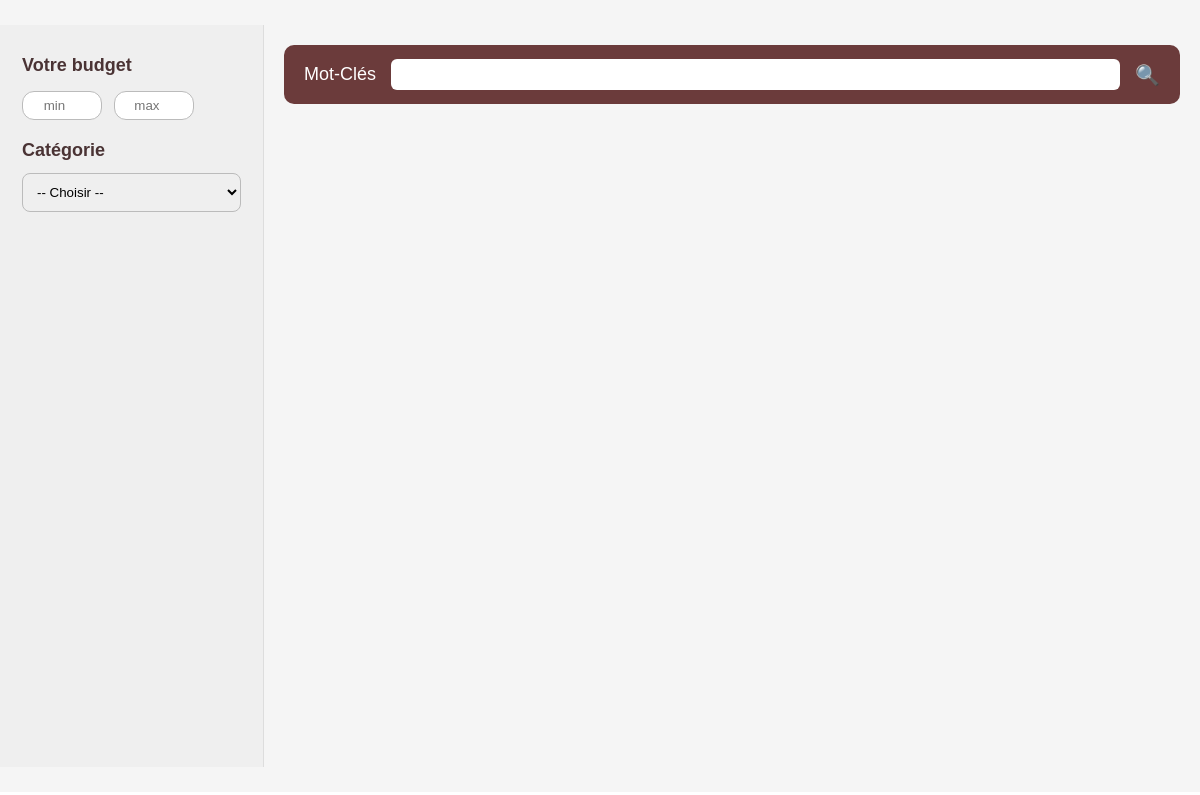
The app's page /site/controleurs/gestionEvent.php, older data.
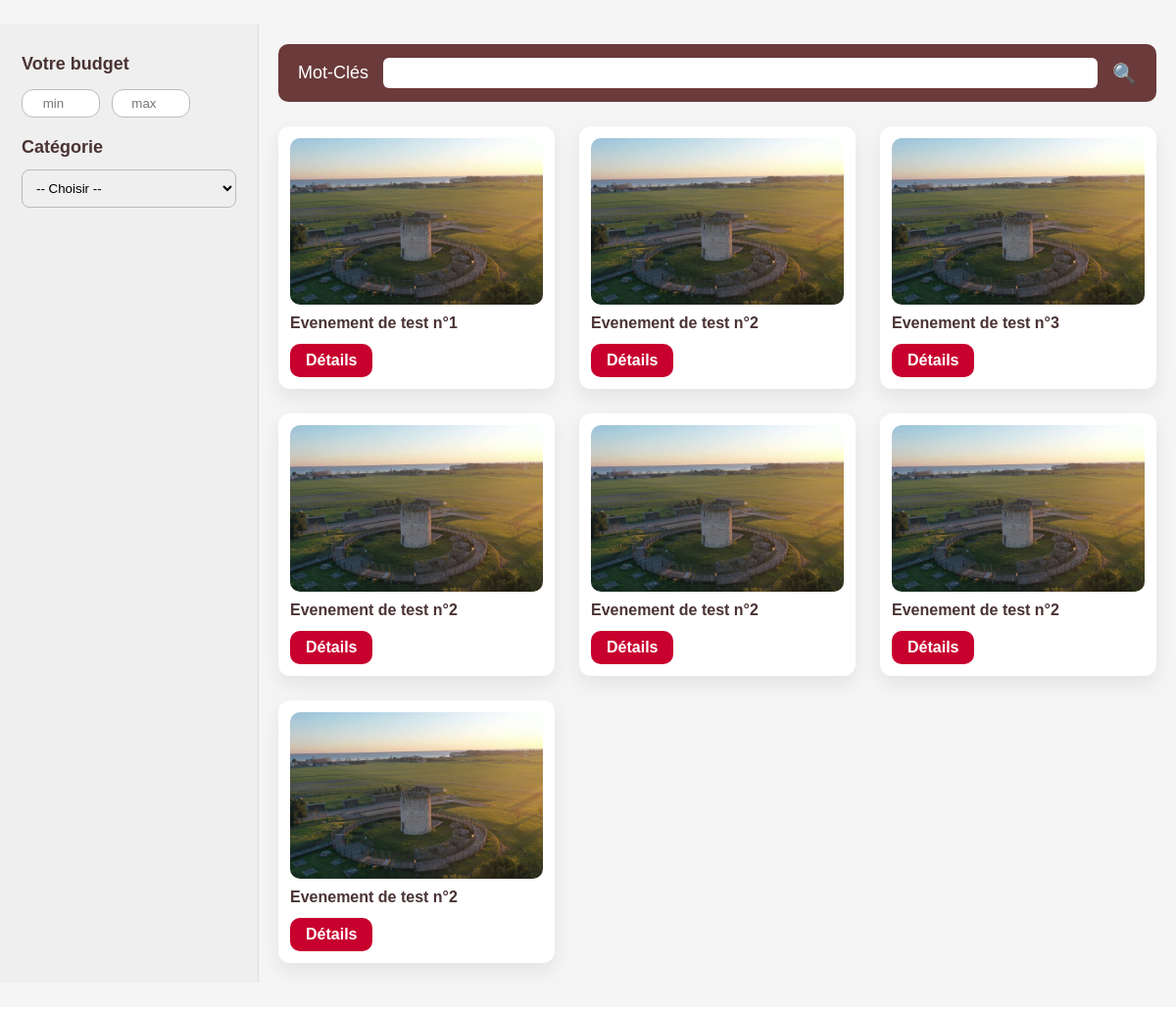
The same page, newer data.
### tables this page shows
CREATE TABLE Evenement (
  idEvent INT NOT NULL AUTO_INCREMENT,
  libelleEvent VARCHAR(100) NOT NULL,
  descriptionEvent VARCHAR(500) NOT NULL,
  CONSTRAINT Evenement_PK PRIMARY KEY (idEvent)
);

### site/modeles/BaseEvenementDAO.php (called while the page is built, shortened)
<?php
include_once 'BaseDAO.php';
include_once 'Evenement.php';
class BaseEvenementDAO extends BaseDAO
{
    public function getLesEvenements(): array
    {
        try {
            $sql = "SELECT idEvent, libelleEvent, descriptionEvent FROM Evenement;";
            $stmt = $this->prepare($sql);
            $stmt->execute();
            $rows = $stmt->fetchAll(PDO::FETCH_ASSOC);
            $liste = [];
            foreach ($rows as $ligne) {
                $liste[] = new Evenement(
                    (int)$ligne['idEvent'],
                    (string)$ligne['libelleEvent'],
                    (string)$ligne['descriptionEvent']
                );
            }
            return $liste;
        } catch (Exception $e) {
            echo "Erreur : " . $e->getMessage();
            return [];
        }
    }
}

### site/modeles/BaseDAO.php (called while the page is built, shortened)
<?php
class BaseDAO
{
    protected PDO $db;
    protected function setConnexionBase(string $dsn, string $user, string $mdp, array $options): void
    {
        try {
            $this->db = new PDO($dsn, $user, $mdp, $options);
        } catch (PDOException $erreur) {
            die('Erreur de connexion à la base de données : ' . $erreur->getMessage());
        }
    }
    protected function prepare(string $sql): PDOStatement
    {
        return $this->db->prepare($sql);
    }
}

### site/modeles/Evenement.php (called while the page is built, shortened)
<?php
class Evenement
{
    private int $idEvent;
    private string $libelleEvent;
    public function __construct(int $id, string $lib, string $desc)
    {
        $this->idEvent = $id;
        $this->libelleEvent = $lib;
    }
    public function getId(): int
    {
        return $this->idEvent;
    }
    public function getLibEvent(): string
    {
        return $this->libelleEvent;
    }
}

### site/vues/listeEvents.php (the view, shortened to what this page needs)
<div class="events-container">
    <div class="sidebar">
        <div class="filter-title">Votre budget</div>
        <link rel="stylesheet" href="../styles/styleEvent.css">
        <link rel="stylesheet" href="../styles/styles.css">
        <div class="budget-zone">
            <input type="number" placeholder="min" class="budget-input">
            <input type="number" placeholder="max" class="budget-input">
        </div>
        <div class="filter-title" style="margin-top:20px;">Catégorie</div>
        <select>
            <option value="">-- Choisir --</option>
        </select>
    </div>
    <div class="content">
        <div class="search-bar">
            <span>Mot-Clés</span>
            <input type="text" class="search-input">
            <span class="search-icon">🔍</span>
        </div>
        <div class="event-grid">
            <?php
            foreach($lesEvents as $event) {
                echo '<div class="event-card">
                        <img src="../images/musee.jpg" alt="event">
                        <div class="event-title">' . htmlspecialchars($event->getLibEvent()) . '</div>
                        <a href="index.php?controleur=Event&action=afficherUn&id=' . htmlspecialchars($event->getId()) .'" class="details-link"> Détails </a>
                      </div>';
            }
            ?>
        </div>
    </div>
</div>

Row changes from the older to the newer data that the page shows:
added evenement: libelleEvent "Evenement de test n°1"
added evenement: libelleEvent "Evenement de test n°2"
added evenement: libelleEvent "Evenement de test n°3"
added evenement: libelleEvent "Evenement de test n°2"
added evenement: libelleEvent "Evenement de test n°2"
added evenement: libelleEvent "Evenement de test n°2"
added evenement: libelleEvent "Evenement de test n°2"
